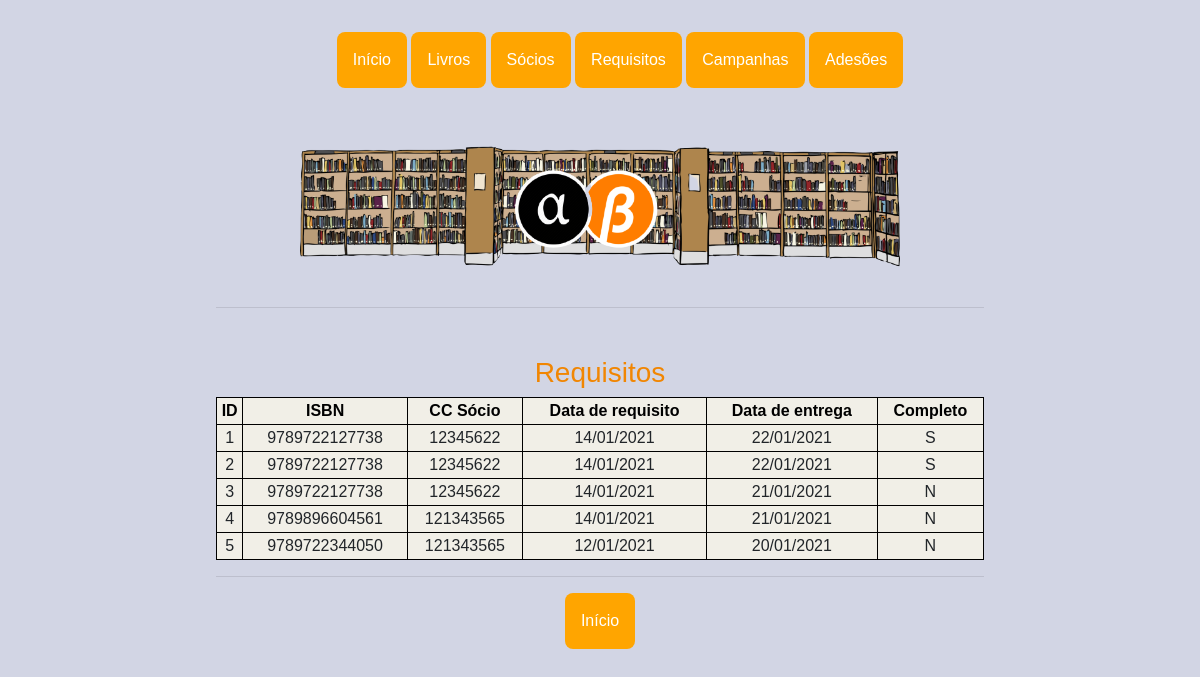
The page /ver_req on the database its author committed.
### app.py (models this page shows)
class Requisito(db.Model):
    __tablename__ = 'requisito'
    id_req = db.Column(db.Integer, primary_key=True)
    ISBN_req = db.Column(db.Integer, db.ForeignKey('livro.ISBN'))
    cc_req = db.Column(db.Integer, db.ForeignKey('socio.cc'))
    data_req = db.Column(db.String(10))
    data_entr = db.Column(db.String(10))
    completo = db.Column(db.String(1), default='S')

### app.py (the view)
@app.route('/ver_req', methods=['GET'])
def ver_req():
    reqs = Requisito.query.all()
    return render_template('ver_req.html', reqs=reqs)

### templates/ver_req.html
{% extends "base.html"%} {%block title %}Requisitos - Biblioteca{%endblock%} {%block pic %}<img class="bgpic"
    src="{{ url_for('static', filename = 'imgs/bb.png') }}" alt="logo" />{%endblock%} {%block content%}
<h3>Requisitos</h3>
<table style="width:100%" class="pure-table pure-table-horizontal">
    <tr>
        <th>ID</th>
        <th>ISBN </th>
        <th>CC Sócio</th>
        <th>Data de requisito</th>
        <th>Data de entrega</th>
        <th>Completo</th>
    </tr>
    {% for req in reqs %}
    <tr>
        <td>{{req.id_req}}</td>
        <td>{{req.ISBN_req}}</td>
        <td>{{req.cc_req}}</td>
        <td>{{req.data_req}}</td>
        <td>{{req.data_entr}}</td>
        <td>{{req.completo}}</td>
        {% endfor %}
</table>
<hr />
<div class="dropdown">
    <li><a href="/"><button class="dropbtn botoes ">Início</button></a>
    </li>
</div>
{%endblock%}

### static/styles.css (style rules this page uses)
*, *::before, *::after { box-sizing: border-box; }
body { background-color: #D2D5E4; margin: 0; font-family: 'Ubuntu', sans-serif; padding-top: 2rem; padding-bottom: 2rem; }
a { color: #e9e9fc; }
h1, h2, h3 { color: #f18602; padding-top: 2rem; }
table, th, td { border: 1px solid black; }
table { border-collapse: collapse; border-style: none; }
th { background-color: #f1efe7; color: black; }
td { background-color: #f1efe7; }
.dropbtn { background-color: #4CAF50; color: white; padding: 16px; font-size: 16px; border: none; cursor: pointer; }
.dropdown button { background-color: #FFA500; color: white; font-size: 16px; border: none; cursor: pointer; }
.dropdown { position: relative; display: inline-block; }
.dropdown li { display: inline; }
.botoes { border-radius: 0.5rem; width: auto; }
.bgpic { margin: auto; max-width: 50%; }

### rows shown on the page
Requisito: id_req "1", ISBN_req "9789722127738", cc_req "12345622", data_req "14/01/2021", data_entr "22/01/2021", completo "S"
Requisito: id_req "2", ISBN_req "9789722127738", cc_req "12345622", data_req "14/01/2021", data_entr "22/01/2021", completo "S"
Requisito: id_req "3", ISBN_req "9789722127738", cc_req "12345622", data_req "14/01/2021", data_entr "21/01/2021", completo "N"
Requisito: id_req "4", ISBN_req "9789896604561", cc_req "121343565", data_req "14/01/2021", data_entr "21/01/2021", completo "N"
Requisito: id_req "5", ISBN_req "9789722344050", cc_req "121343565", data_req "12/01/2021", data_entr "20/01/2021", completo "N"
